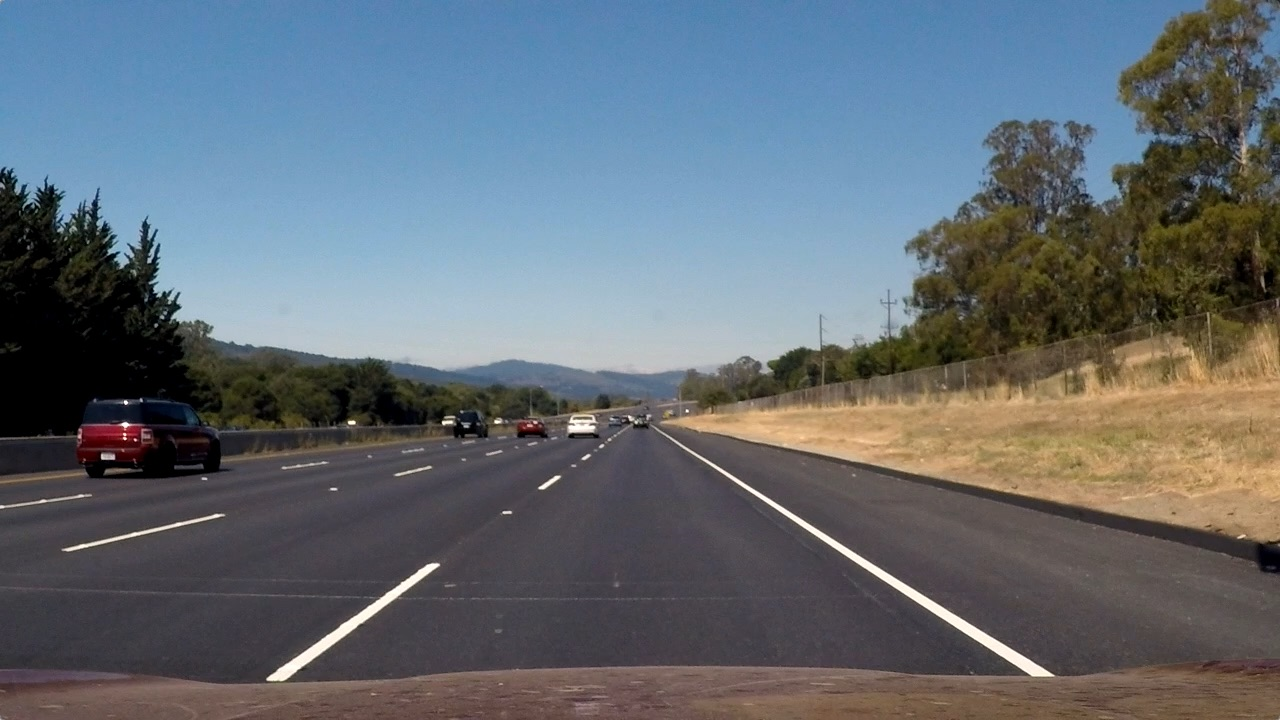
#> input picture test_images/straight_lines2.jpg, 1280 x 720 px
$ python lane_findings.py   (older library calls are emulated)
#> lines starting #> are read from the running program, lines starting #| are printed output that depends on the picture; after the words box and inside, x2 and y2 are one past the last pixel; in counts of white or black regions, pixels touching at a corner belong together

# coding: utf-8

# In[1]:


import pickle
import numpy as np
import cv2
import glob
import matplotlib.pyplot as plt
import matplotlib.image as mpimg


# In[2]:


#image = cv2.imread('test_images/straight_lines2.jpg')
image = mpimg.imread('test_images/straight_lines2.jpg')
#> image is the input picture: shape (720, 1280, 3); mean R, G, B 99.4, 107.7, 115.1
image123 = mpimg.imread('test_images/test5.jpg')
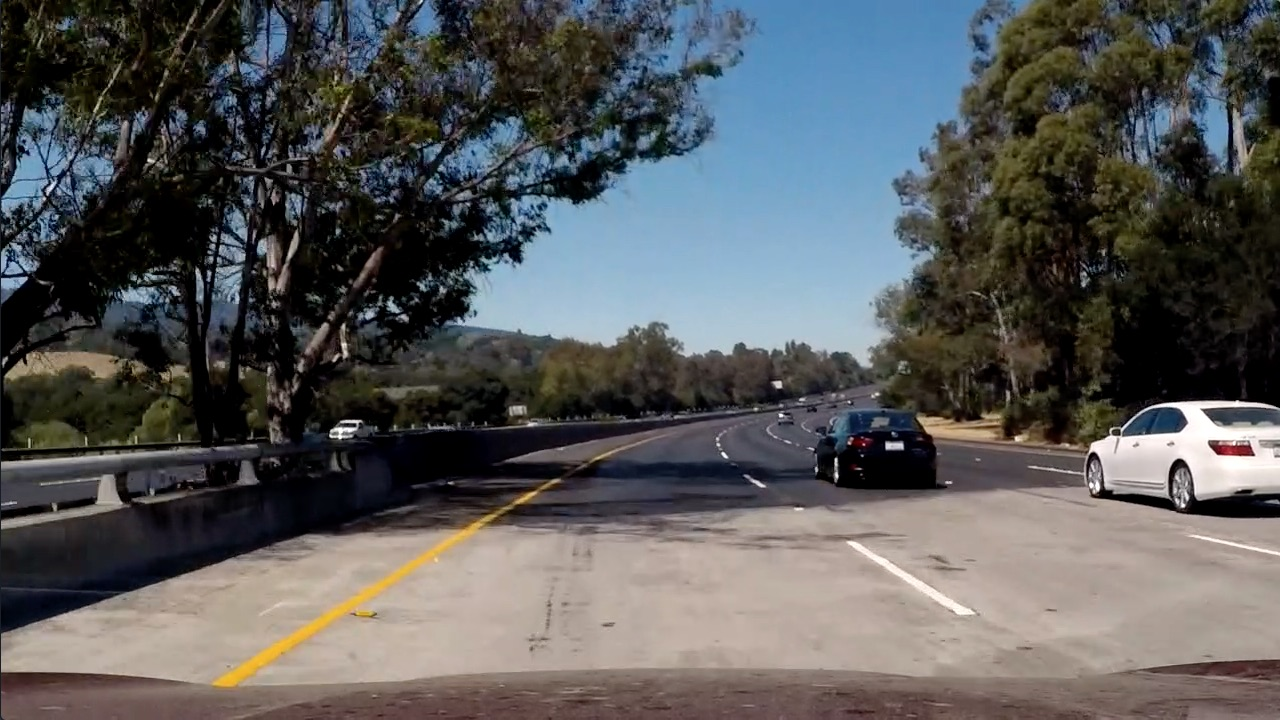
#> input picture test_images/test5.jpg, 1280 x 720 px
#> image123 is the input picture: shape (720, 1280, 3); mean R, G, B 88.5, 89.3, 89.8
#print('This image is:', type(image), 'with dimensions:', image.shape)
#plt.imshow(image)
#print('\nThis image is distorted')


# In[4]:


# prepare object points, like (0,0,0), (1,0,0), (2,0,0) ....,(6,5,0)
objp = np.zeros((6*9,3), np.float32)
objp[:,:2] = np.mgrid[0:9,0:6].T.reshape(-1,2)

# Arrays to store object points and image points from all the images.
objpoints = [] # 3d points in real world space
imgpoints = [] # 2d points in image plane.

# Make a list of calibration images
images = glob.glob('./Calibration/calibration*.jpg')

# Step through the list and search for chessboard corners
for fname in images:
    img = cv2.imread(fname)
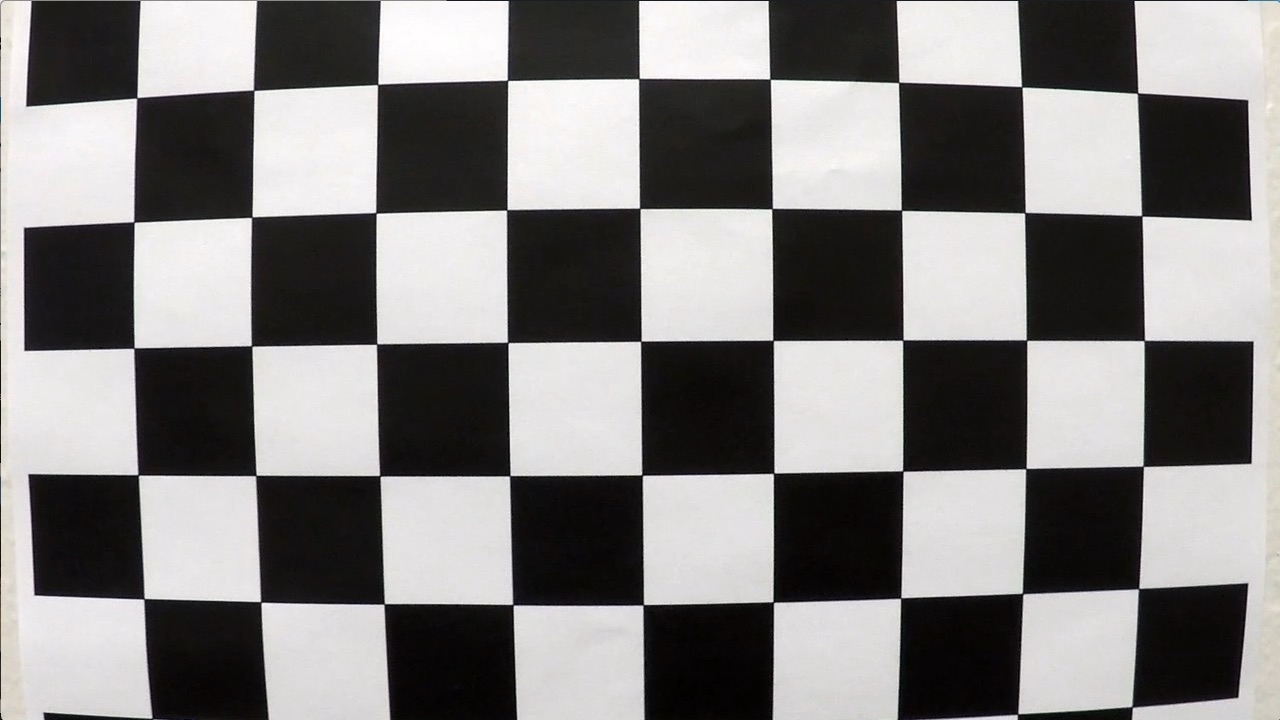
#> input picture Calibration/calibration1.jpg, 1280 x 720 px
#> img is the input picture: shape (720, 1280, 3); mean B, G, R 127.8, 128.4, 130.1
    gray = cv2.cvtColor(img,cv2.COLOR_BGR2GRAY)

    # Find the chessboard corners
    ret, corners = cv2.findChessboardCorners(gray, (9,6),None)
#> ret = False; corners = None

    # If found, add object points, image points
    if ret == True:
        objpoints.append(objp)
        imgpoints.append(corners)

        # Draw and display the corners
        img = cv2.drawChessboardCorners(img, (9,6), corners, ret)
#> pass 2 of the loop `for fname in images:`:
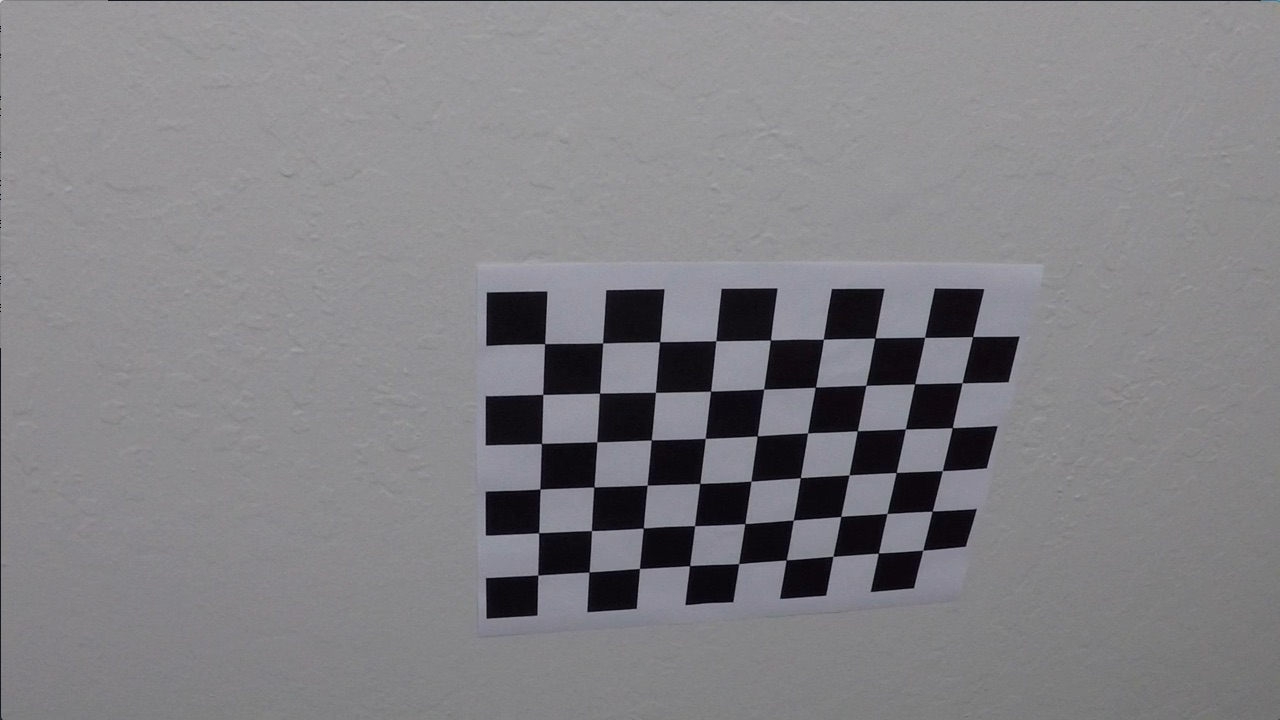
#> input picture Calibration/calibration10.jpg, 1280 x 720 px
#> img is the input picture: shape (720, 1280, 3); mean B, G, R 133.1, 129.4, 130.2
#> ret = True; corners = 54 rows, first 8: [545.3, 343.1], [602.7, 342.8], [660.1, 341.3], [715.8, 340.7], [770.6, 340], [823.5, 339.2], [874.3, 338.5], [925.1, 337.4]
#> `img = cv2.drawChessboardCorners(img, (9,6), corners, ret)`:
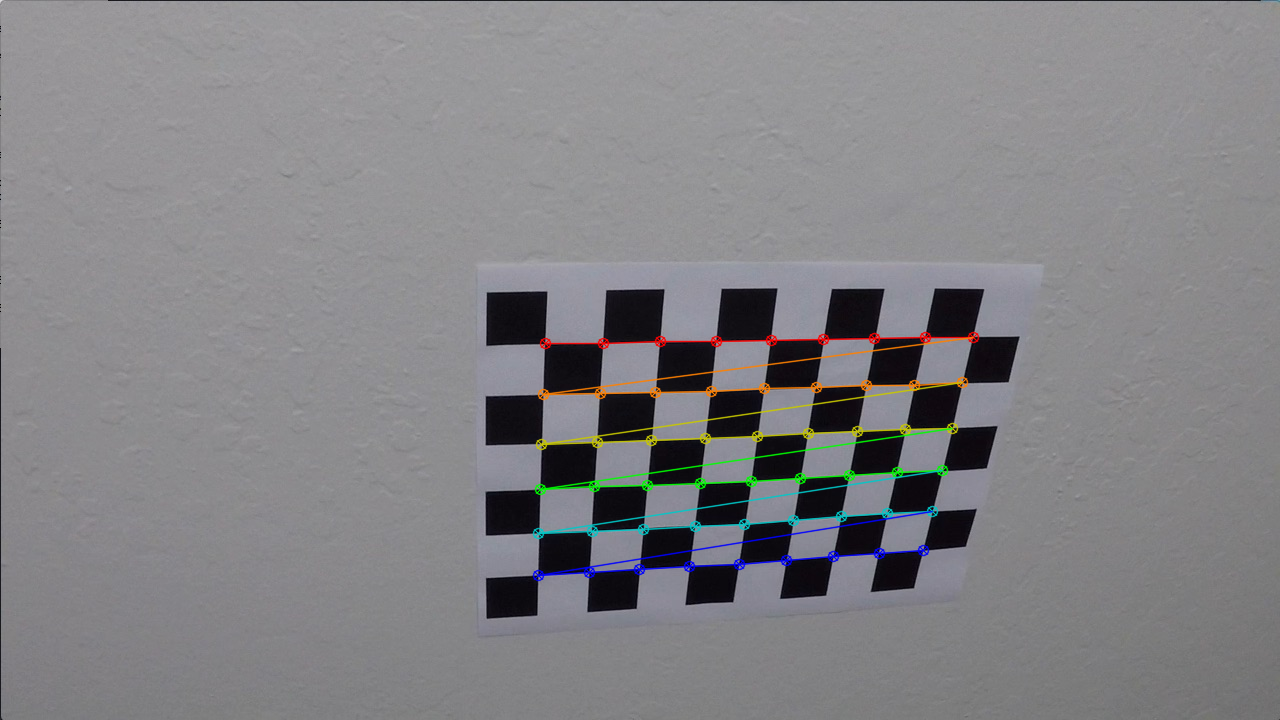
#> img: shape (720, 1280, 3); 1.91% of pixels changed, all inside (x1, y1, x2, y2) = (532, 331, 980, 582)
#> pass 3 of the loop `for fname in images:`:
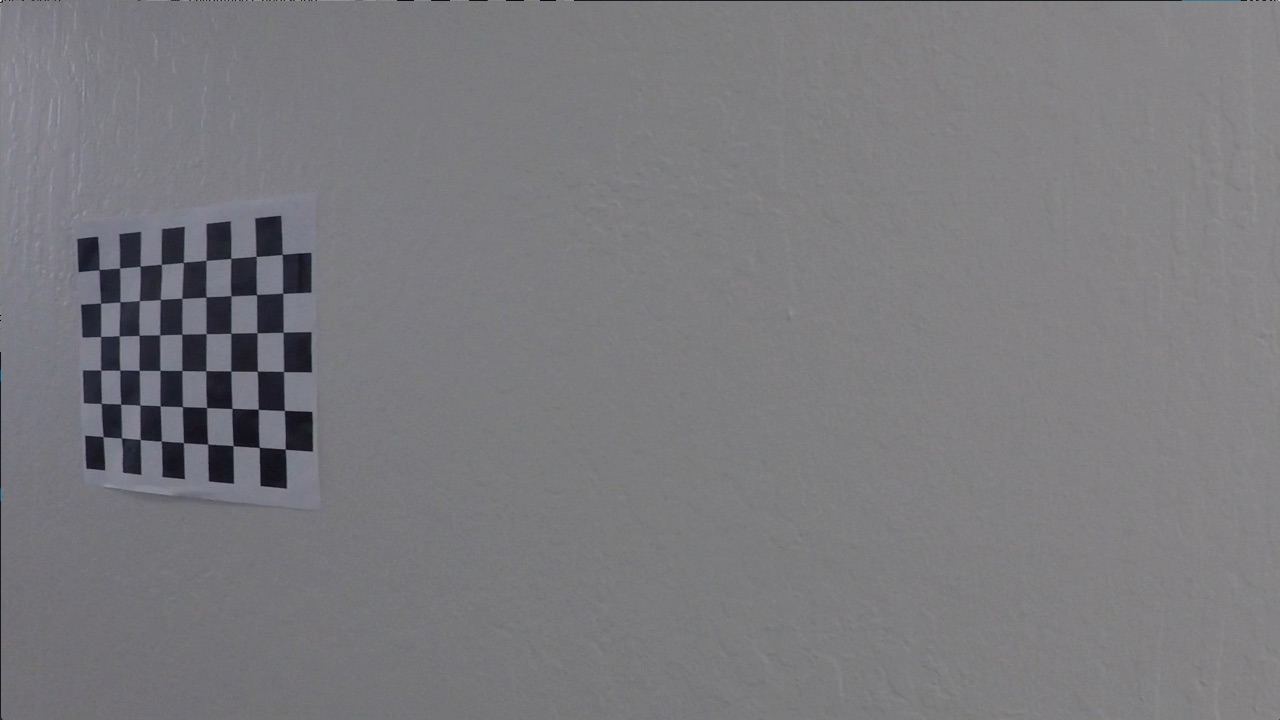
#> input picture Calibration/calibration11.jpg, 1280 x 720 px
#> img is the input picture: shape (720, 1280, 3); mean B, G, R 125.2, 121.7, 122.2
#> corners = 54 rows, first 8: [99.22, 269.6], [119.6, 268], [140.1, 266.1], [161.3, 264.5], [183.3, 262.5], [206.1, 260.3], [230.7, 258.2], [256.2, 256.3]
#> `img = cv2.drawChessboardCorners(img, (9,6), corners, ret)`:
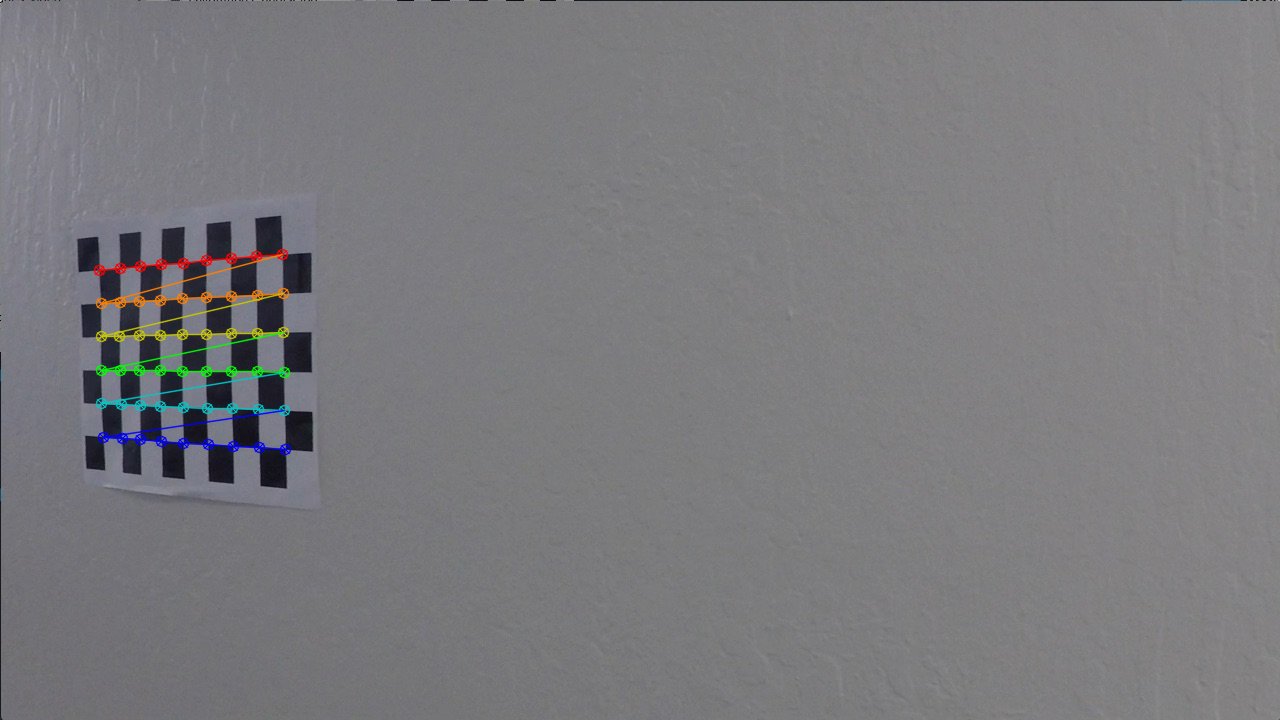
#> img: shape (720, 1280, 3); 1.11% of pixels changed, all inside (x1, y1, x2, y2) = (93, 248, 292, 456)
        #cv2.imshow('img',img)
        #cv2.waitKey(500)

#cv2.destroyAllWindows()


# In[5]:


undist_array = []

# [5 lines left out: function cal_undistort, not called in this run]

# [46 lines of commented-out code are left out]


def order_points(pts):
	# initialzie a list of coordinates that will be ordered
	# such that the first entry in the list is the top-left,
	# the second entry is the top-right, the third is the
	# bottom-right, and the fourth is the bottom-left
	rect = np.zeros((4, 2), dtype = "float32")

	# the top-left point will have the smallest sum, whereas
	# the bottom-right point will have the largest sum
	s = pts.sum(axis = 1)
	rect[0] = pts[np.argmin(s)]
	rect[2] = pts[np.argmax(s)]

	# now, compute the difference between the points, the
	# top-right point will have the smallest difference,
	# whereas the bottom-left will have the largest difference
	diff = np.diff(pts, axis = 1)
	rect[1] = pts[np.argmin(diff)]
	rect[3] = pts[np.argmax(diff)]

	# return the ordered coordinates
	return rect

nx = 9 # the number of inside corners in x
ny = 6 # the number of inside corners in y

src = np.array([[60,358],
		[355, 259],
		[533, 253],
		[669, 272]], dtype='float32')

img_size = (image.shape[1], image.shape[0])
#> img_size = (1280, 720)
rect = order_points(src)
(tl, tr, br, bl) = rect

# compute the width of the new image, which will be the
# maximum distance between bottom-right and bottom-left
# x-coordiates or the top-right and top-left x-coordinates
widthA = np.sqrt(((br[0] - bl[0]) ** 2) + ((br[1] - bl[1]) ** 2))
widthB = np.sqrt(((tr[0] - tl[0]) ** 2) + ((tr[1] - tl[1]) ** 2))
maxWidth = max(int(widthA), int(widthB))

# compute the height of the new image, which will be the
# maximum distance between the top-right and bottom-right
# y-coordinates or the top-left and bottom-left y-coordinates
heightA = np.sqrt(((tr[0] - br[0]) ** 2) + ((tr[1] - br[1]) ** 2))
heightB = np.sqrt(((tl[0] - bl[0]) ** 2) + ((tl[1] - bl[1]) ** 2))
maxHeight = max(int(heightA), int(heightB))

# now that we have the dimensions of the new image, construct
# the set of destination points to obtain a "birds eye view",
# (i.e. top-down view) of the image, again specifying points
# in the top-left, top-right, bottom-right, and bottom-left
# order
dst = np.array([
		[0, 0],
		[maxWidth - 1, 0],
		[maxWidth - 1, maxHeight - 1],
		[0, maxHeight - 1]], dtype = "float32")

M = cv2.getPerspectiveTransform(rect, dst)

M_inverse = cv2.getPerspectiveTransform(dst, rect)


# # In[8]:


# [165 lines left out: functions warper, find_lane_pixels, fit_polynomial, measure_radius_of_curvature, not called in this run]


# In[12]:


final_lane_images = []

left_fit = np.array([ 2.13935315e-04, -3.77507980e-01,  4.76902175e+02])
right_fit = np.array([4.17622148e-04, -4.93848953e-01,  1.11806170e+03])

# [241 lines left out: functions fit_poly, search_around_poly, radius_and_offset, process_image, not called in this run]

# result_image = process_image(image123)
# plt.imshow(result_image, cmap='gray')
